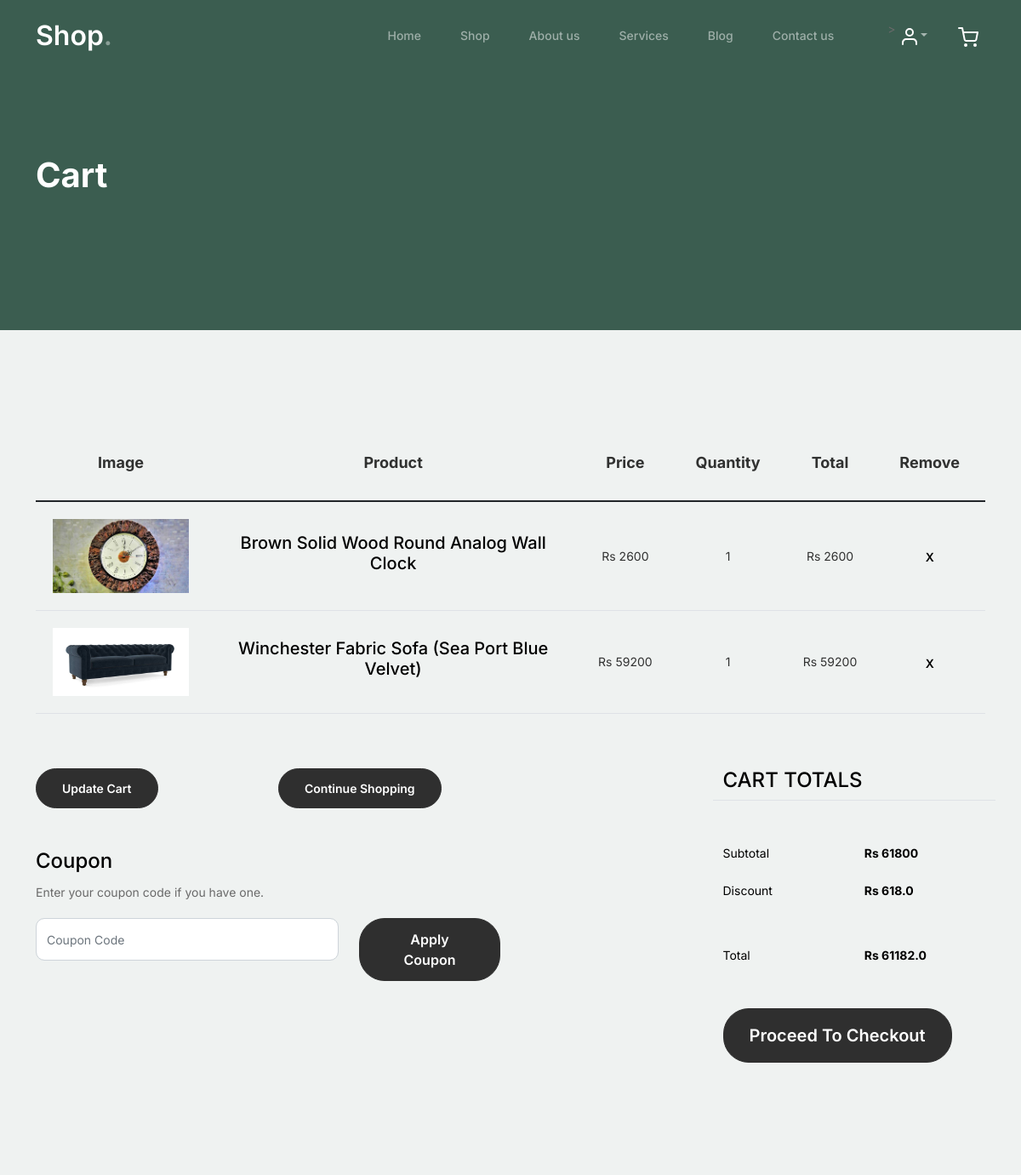
The page /WebApp/cart_page/ (signed in, upper part) on the database as committed earlier.
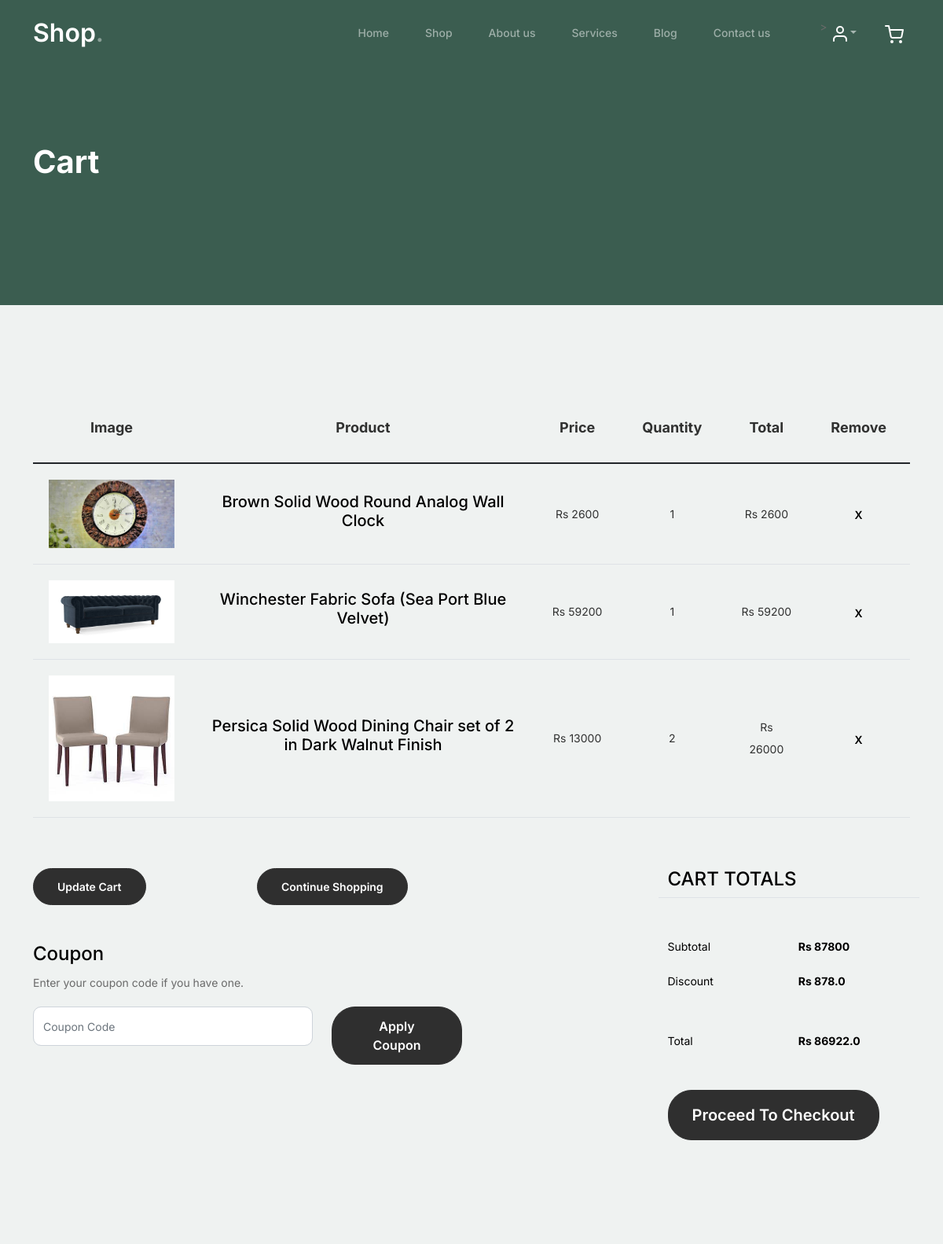
The same page on the database as committed later.
### WebApp/models.py (models this page shows)
class CartDb(models.Model):
    Username = models.CharField(max_length=100, null=True, blank=True)
    ProductName = models.CharField(max_length=100, null=True, blank=True)
    Quantity = models.IntegerField(null=True, blank=True)
    Price = models.IntegerField(null=True, blank=True)
    TotalPrice = models.IntegerField(null=True, blank=True)
    Pro_Image = models.ImageField(upload_to="Cart Images", null=True, blank=True)

### WebApp/views.py (the view)
# urls.py: path('cart_page/', views.cart_page, name="cart_page"),
def cart_page(request):
    sub_total = 0
    Discount = 0
    total = 0
    data = CartDb.objects.filter(Username=request.session['username'])
    for i in data:
        sub_total += i.TotalPrice
    if sub_total > 100000:
        Discount = sub_total*(5/100)
    else:
        Discount = sub_total*(1/100)
    total = sub_total - Discount
    context = {
        'data': data,
        'sub_total': sub_total,
        'Discount': Discount,
        'total': total,
    }
    return render(request, "cart.html", context)

### WebApp/templates/cart.html (shortened to what this page needs)
<!doctype html>
{% load static %}
<html lang="en">
<head>
    <link href="{% static 'shopstyle/css/bootstrap.min.css' %}" rel="stylesheet">
    <link href="https://cdnjs.cloudflare.com/ajax/libs/font-awesome/6.0.0-beta3/css/all.min.css" rel="stylesheet">
    <link href="{% static 'shopstyle/css/tiny-slider.css' %}" rel="stylesheet">
    <link href="{% static 'shopstyle/css/style.css' %}" rel="stylesheet">
</head>
<body>
<nav class="custom-navbar navbar navbar navbar-expand-md navbar-dark bg-dark" arial-label="Furni navigation bar">
    <div class="container">
        <a class="navbar-brand" href="index.html">Shop<span>.</span></a>
        <div class="collapse navbar-collapse" id="navbarsFurni">
            <ul class="custom-navbar-nav navbar-nav ms-auto mb-2 mb-md-0">
                <li class="nav-item ">
                    <a class="nav-link" href="{% url 'home' %}">Home</a>
                </li>
                <li><a class="nav-link" href="{% url 'shop' %}">Shop</a></li>
                <li><a class="nav-link" href="{% url 'about' %}">About us</a></li>
                <li><a class="nav-link" href="services.html">Services</a></li>
                <li><a class="nav-link" href="blog.html">Blog</a></li>
                <li><a class="nav-link" href="contact.html">Contact us</a></li>
            </ul>
            <ul class="custom-navbar-cta navbar-nav mb-2 mb-md-0 ms-5">
                >
                <li class="nav-item dropdown">
                    <a class="nav-link dropdown-toggle" data-bs-toggle="dropdown" href="#" role="button"
                       aria-expanded="false"><img src="{% static 'shopstyle/images/user.svg' %}"></a>
                </li>
                <li><a class="nav-link" href="{% url 'cart_page' %}"><img
                        src="{% static 'shopstyle/images/cart.svg' %}"></a></li>
            </ul>
        </div>
    </div>
</nav>
<div class="hero">
    <div class="container">
        <div class="row justify-content-between">
            <div class="col-lg-5">
                <div class="intro-excerpt">
                    <h1>Cart</h1>
                </div>
            </div>
            <div class="col-lg-7">
            </div>
        </div>
    </div>
</div>
<div class="untree_co-section before-footer-section">
    <div class="container">
        <div class="row mb-5">
            <form class="col-md-12" method="post">
                <div class="site-blocks-table">
                    <table class="table">
                        <thead>
                        <tr>
                            <th class="product-thumbnail">Image</th>
                            <th class="product-name">Product</th>
                            <th class="product-price">Price</th>
                            <th class="product-quantity">Quantity</th>
                            <th class="product-total">Total</th>
                            <th class="product-remove">Remove</th>
                        </tr>
                        </thead>
                        <tbody>
                        {% for d in data %}
                        <tr>
                            <td class="product-thumbnail">
                                <img src="{{d.Pro_Image.url}}" alt="Image" class="img-fluid">
                            </td>
                            <td class="product-name">
                                <h2 class="h5 text-black">{{d.ProductName}}</h2>
                            </td>
                            <td>Rs {{d.Price}}</td>
                            <td>{{d.Quantity}}</td>
                            <td>Rs {{d.TotalPrice}}</td>
                            <td><a href="{% url 'delete_cart_item' c_id=d.id %}" class="btn btn-black btn-sm">X</a></td>
                        </tr>
                        {% endfor %}
                        </tbody>
                    </table>
                </div>
            </form>
        </div>
        <div class="row">
            <div class="col-md-6">
                <div class="row mb-5">
                    <div class="col-md-6 mb-3 mb-md-0">
                        <button class="btn btn-black btn-sm btn-block">Update Cart</button>
                    </div>
                    <div class="col-md-6">
                        <button class="btn btn-outline-black btn-sm btn-block">Continue Shopping</button>
                    </div>
                </div>
                <div class="row">
                    <div class="col-md-12">
                        <label class="text-black h4" for="coupon">Coupon</label>
                        <p>Enter your coupon code if you have one.</p>
                    </div>
                    <div class="col-md-8 mb-3 mb-md-0">
                        <input type="text" class="form-control py-3" id="coupon" placeholder="Coupon Code">
                    </div>
                    <div class="col-md-4">
                        <button class="btn btn-black">Apply Coupon</button>
                    </div>
                </div>
            </div>
            <div class="col-md-6 pl-5">
                <div class="row justify-content-end">
                    <div class="col-md-7">
                        <div class="row">
                            <div class="col-md-12 text-right border-bottom mb-5">
                                <h3 class="text-black h4 text-uppercase">Cart Totals</h3>
                            </div>
                        </div>
                        <div class="row mb-3">
                            <div class="col-md-6">
                                <span class="text-black">Subtotal</span>
                            </div>
                            <div class="col-md-6 text-right">
                                <strong class="text-black">Rs {{sub_total}}</strong>
                            </div>
                        </div>
                        <div class="row mb-5">
                            <div class="col-md-6">
                                <span class="text-black">Discount</span>
                            </div>
                            <div class="col-md-6 text-right">
                                <strong class="text-black">Rs {{Discount}}</strong>
                            </div>
                        </div>
                        <div class="row mb-5">
                            <div class="col-md-6">
                                <span class="text-black">Total</span>
                            </div>
                            <div class="col-md-6 text-right">
                                <strong class="text-black">Rs {{total}}</strong>
                            </div>
                        </div>
                        <div class="row">
                            <div class="col-md-12">
                                <button class="btn btn-black btn-lg py-3 btn-block"
                                        onclick="window.location='{% url 'checkout' %}'">Proceed To Checkout
                                </button>
                            </div>
                        </div>
                    </div>
                </div>
            </div>
        </div>
    </div>
</div>
</body>
</html>

### WebApp/static/shopstyle/css/style.css (style rules this page uses)
body { overflow-x: hidden; position: relative; }
body { font-family: "Inter", sans-serif; font-weight: 400; line-height: 28px; color: #6a6a6a; font-size: 14px; background-color: #eff2f1; }
a { text-decoration: none; -webkit-transition: .3s all ease; -o-transition: .3s all ease; transition: .3s all ease; color: #2f2f2f; text-decoration: underline; }
.custom-navbar { background: #3b5d50 !important; padding-top: 20px; padding-bottom: 20px; }
.custom-navbar .navbar-brand { font-size: 32px; font-weight: 600; }
.custom-navbar .navbar-brand > span { opacity: .4; }
@media (min-width: 992px) { .custom-navbar .custom-navbar-nav li { margin-left: 15px; margin-right: 15px; } }
.custom-navbar .custom-navbar-nav li a { font-weight: 500; color: #ffffff !important; opacity: .5; -webkit-transition: .3s all ease; -o-transition: .3s all ease; transition: .3s all ease; position: relative; }
@media (min-width: 768px) { .custom-navbar .custom-navbar-nav li a:before { content: ""; position: absolute; bottom: 0; left: 8px; right: 8px; background: #f9bf29; height: 5px; opacity: 1; visibility: visible; width: 0; -webkit-transition: .15s all ease-out; -o-transition: .15s all ease-out; transition: .15s all ease-out; } }
.custom-navbar .custom-navbar-cta { margin-left: 0 !important; -webkit-box-orient: horizontal; -webkit-box-direction: normal; -ms-flex-direction: row; flex-direction: row; }
@media (min-width: 768px) { .custom-navbar .custom-navbar-cta { margin-left: 40px !important; } }
.custom-navbar .custom-navbar-cta li { margin-left: 0px; margin-right: 0px; }
.custom-navbar .custom-navbar-cta li:first-child { margin-right: 20px; }
.hero { background: #3b5d50; padding: calc(4rem - 30px) 0 0rem 0; }
@media (min-width: 768px) { .hero { padding: calc(4rem - 30px) 0 4rem 0; } }
@media (min-width: 992px) { .hero { padding: calc(8rem - 30px) 0 8rem 0; } }
.hero .intro-excerpt { position: relative; z-index: 4; }
@media (min-width: 992px) { .hero .intro-excerpt { max-width: 450px; } }
.hero h1 { font-weight: 700; color: #ffffff; margin-bottom: 30px; }
.btn { font-weight: 600; padding: 12px 30px; border-radius: 30px; color: #ffffff; background: #2f2f2f; border-color: #2f2f2f; }
.before-footer-section { padding: 7rem 0 12rem 0 !important; }
.untree_co-section { padding: 7rem 0; }
.form-control { height: 50px; border-radius: 10px; font-family: "Inter", sans-serif; }
.site-blocks-table { overflow: auto; }
.site-blocks-table .product-thumbnail { width: 200px; }
.site-blocks-table .btn { padding: 2px 10px; }
.site-blocks-table thead th { padding: 30px; text-align: center; border-width: 0px !important; vertical-align: middle; color: rgba(0, 0, 0, 0.8); font-size: 18px; }
.site-blocks-table td { padding: 20px; text-align: center; vertical-align: middle; color: rgba(0, 0, 0, 0.8); }
.site-blocks-table tbody tr:first-child td { border-top: 1px solid #3b5d50 !important; }
.site-blocks-table .btn { background: none !important; color: #000000; border: none; height: auto !important; }

Rows that differ between the two databases and show on the page:
added CartDb: Pro_Image (picture), ProductName "Persica Solid Wood Dining Chair set of 2 in Dark Walnut Finish", Price "13000", Quantity "2", TotalPrice "26000"
Other text that changed with them:
{{ sub_total }}: "61800" → "87800"
{{ Discount }}: "618.0" → "878.0"
{{ total }}: "61182.0" → "86922.0"
